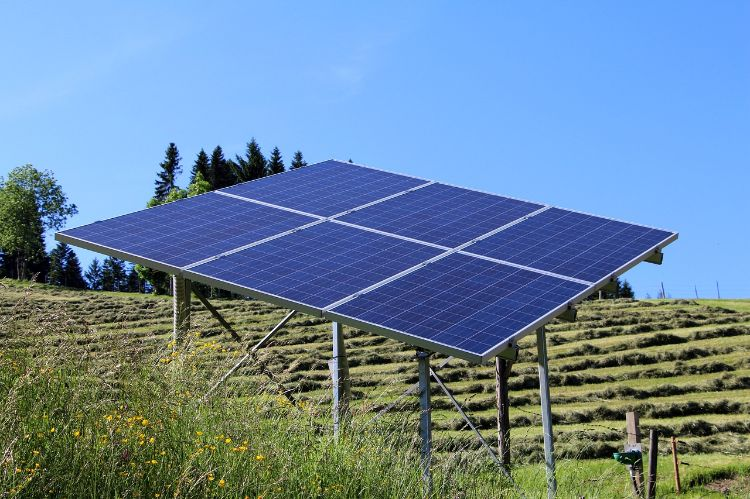
#> input picture cache/solar.png, 750 x 499 px
$ python -i tilt_angle_estimator.py   (imports and definitions only)
#> lines starting #> are read from the running program, lines starting #| are printed output that depends on the picture; after the words box and inside, x2 and y2 are one past the last pixel; in counts of white or black regions, pixels touching at a corner belong together
### src/config.py

import os
from pathlib import Path

def load_env_file():
    """Load .env file manually"""
    env_path = Path(__file__).parent.parent / '.env'
    if env_path.exists():
        with open(env_path, 'r') as f:
            for line in f:
                line = line.strip()
                if line and not line.startswith('#') and '=' in line:
                    key, value = line.split('=', 1)
                    os.environ[key.strip()] = value.strip()

load_env_file()

BASE_DIR = Path(__file__).parent.parent
DATA_DIR = BASE_DIR / "Dataset"
MODEL_DIR = BASE_DIR / "models"
CACHE_DIR = BASE_DIR / "cache"
NOTEBOOK_DIR = BASE_DIR / "notebooks"

MODEL_DIR.mkdir(exist_ok=True)
CACHE_DIR.mkdir(exist_ok=True)

OPENWEATHER_API_KEY = os.getenv("OPENWEATHER_API_KEY", "")
OPENWEATHER_BASE_URL = "https://api.openweathermap.org/data/2.5"

API_RATE_LIMIT = 60
CACHE_EXPIRY_MINUTES = 30

MODEL_CONFIG = {
    "random_forest": {
        "n_estimators": 200,  # Increased from 100
        "max_depth": 20,  # Increased from 15
        "n_jobs": -1,  # Use all CPU cores
        "random_state": 42
    },
    "xgboost": {
        "n_estimators": 500,  # Increased for better performance
        "max_depth": 10,
        "learning_rate": 0.05,
        "tree_method": "gpu_hist",  # GPU acceleration
        "gpu_id": 0,
        "random_state": 42
    },
    "lstm": {
        "sequence_length": 24,
        "lstm_units": [128, 64],  # Increased from [64, 32]
        "dropout": 0.2,
        "batch_size": 128,  # Increased from 32
        "epochs": 100,  # Increased from 50
        "early_stopping_patience": 15,
        "use_gpu": True
    },
    "prophet": {
        "changepoint_prior_scale": 0.05,
        "seasonality_prior_scale": 10,
        "daily_seasonality": True,
        "weekly_seasonality": True,
        "yearly_seasonality": True
    }
}

DATA_CONFIG = {
    "train_ratio": 0.70,
    "val_ratio": 0.15,
    "test_ratio": 0.15,
    "interpolation_method": "linear",
    "max_missing_ratio": 0.1  # Max 10% missing values allowed
}

FEATURE_CONFIG = {
    "lag_hours": [1, 3, 6, 24],
    "rolling_windows": [3, 6, 24],
    "time_features": ["hour", "day", "month", "season", "is_weekend"]
}

CV_CONFIG = {
    "canny_threshold1": 50,
    "canny_threshold2": 150,
    "min_angle": 0,
    "max_angle": 90,
    "default_angle_latitude_based": True
}

FORECAST_CONFIG = {
    "forecast_hours": 48,
    "confidence_level": 0.95,
    "clear_sky_efficiency_threshold": 0.85
}

UI_CONFIG = {
    "page_title": "Solar Energy Forecasting System",
    "page_icon": "☀️",
    "layout": "wide",
    "theme": {
        "primaryColor": "#1f77b4",
        "backgroundColor": "#ffffff",
        "secondaryBackgroundColor": "#f0f2f6"
    }
}

### src/tilt_angle_estimator.py

import cv2
import numpy as np
from pathlib import Path
from typing import Tuple, Optional
import warnings
# [1 line not run here, left out]

from config import CV_CONFIG


class TiltAngleEstimator:

    def __init__(self):
        self.canny_threshold1 = CV_CONFIG['canny_threshold1']
        self.canny_threshold2 = CV_CONFIG['canny_threshold2']
        self.min_angle = CV_CONFIG['min_angle']
        self.max_angle = CV_CONFIG['max_angle']

    def estimate_tilt_from_image(self, image_path: str) -> Tuple[float, float]:

        try:
            image = cv2.imread(str(image_path))
            if image is None:
                print(f"Error: Could not read image from {image_path}")
                return self._get_default_angle(), 0.0

            gray = cv2.cvtColor(image, cv2.COLOR_BGR2GRAY)

            blurred = cv2.GaussianBlur(gray, (5, 5), 0)

            edges = cv2.Canny(blurred, self.canny_threshold1, self.canny_threshold2)

            contours, _ = cv2.findContours(edges, cv2.RETR_EXTERNAL, cv2.CHAIN_APPROX_SIMPLE)

            if not contours:
                print("No contours found in image")
                return self._get_default_angle(), 0.0

            largest_contour = max(contours, key=cv2.contourArea)

            rect = cv2.minAreaRect(largest_contour)
            angle = rect[2]

            if angle < -45:
                angle = 90 + angle
            elif angle > 45:
                angle = angle - 90

            angle = abs(angle)
            angle = np.clip(angle, self.min_angle, self.max_angle)

            image_area = gray.shape[0] * gray.shape[1]
            contour_area = cv2.contourArea(largest_contour)
            confidence = min(contour_area / image_area * 2, 1.0)  # Scale to 0-1

            print(f"Estimated tilt angle: {angle:.1f}° (confidence: {confidence:.2f})")

            return float(angle), float(confidence)

        except Exception as e:
            print(f"Error estimating tilt angle: {e}")
            return self._get_default_angle(), 0.0

    def _get_default_angle(self, latitude: Optional[float] = None) -> float:

        if latitude is not None and CV_CONFIG['default_angle_latitude_based']:
            return abs(latitude)
        else:
            return 30.0

    def detect_panel_edges(self, image_path: str) -> Optional[np.ndarray]:

        try:
            image = cv2.imread(str(image_path))
            if image is None:
                return None

            gray = cv2.cvtColor(image, cv2.COLOR_BGR2GRAY)
            blurred = cv2.GaussianBlur(gray, (5, 5), 0)
            edges = cv2.Canny(blurred, self.canny_threshold1, self.canny_threshold2)

            return edges

        except Exception as e:
            print(f"Error detecting edges: {e}")
            return None

    def visualize_detection(self, image_path: str, output_path: Optional[str] = None) -> bool:

#> called with image_path = '../cache/solar.png'
        try:
            image = cv2.imread(str(image_path))
#> image is the input picture: shape (499, 750, 3); mean B, G, R 158.3, 134.7, 106.6
            if image is None:
                return False

            gray = cv2.cvtColor(image, cv2.COLOR_BGR2GRAY)
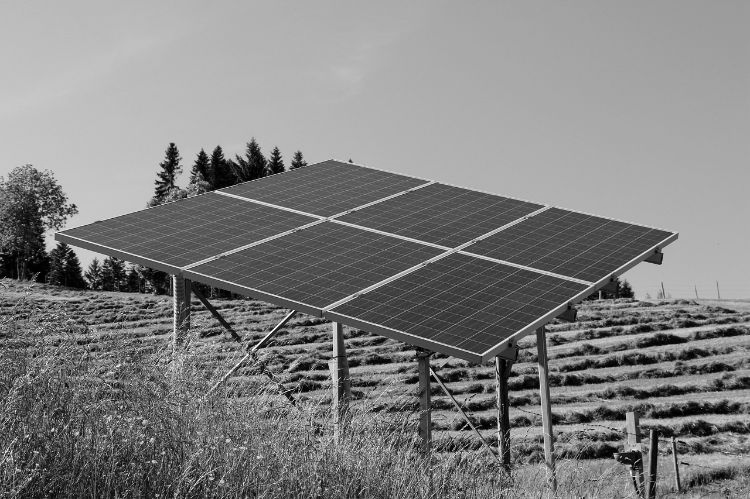
#> gray: shape (499, 750); min 0, max 255, mean 129
            blurred = cv2.GaussianBlur(gray, (5, 5), 0)
            edges = cv2.Canny(blurred, self.canny_threshold1, self.canny_threshold2)
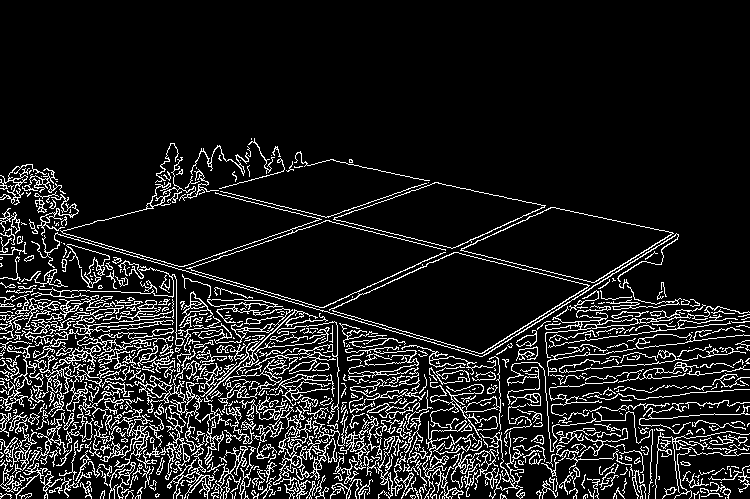
#> edges: shape (499, 750); 11.6% white in thin lines or dots, all inside (x1, y1, x2, y2) = (0, 138, 750, 499)

            contours, _ = cv2.findContours(edges, cv2.RETR_EXTERNAL, cv2.CHAIN_APPROX_SIMPLE)
#> contours = 655 contours, 526 with area under 20; largest, box (x1, y1, x2, y2) and area: (460, 207, 674, 283) 8454, (333, 182, 546, 249) 7129, (25, 299, 174, 499) 2723, (198, 299, 328, 402) 932, (430, 356, 501, 440) 684

            if contours:
                largest_contour = max(contours, key=cv2.contourArea)
#> largest_contour = contour of 249 points, box (x1, y1, x2, y2) (460, 207, 674, 283), area 8454
                cv2.drawContours(image, [largest_contour], -1, (0, 255, 0), 3)

                rect = cv2.minAreaRect(largest_contour)
#> rect = ((566.2, 243.1), (65.95, 204.9), -78.08)
                box = cv2.boxPoints(rect)
#> box = [[659.6, 296.5], [459.1, 254.2], [472.7, 189.6], [673.2, 231.9]]
                box = np.int0(box)
#> box = [[659, 296], [459, 254], [472, 189], [673, 231]]
                cv2.drawContours(image, [box], 0, (0, 0, 255), 2)
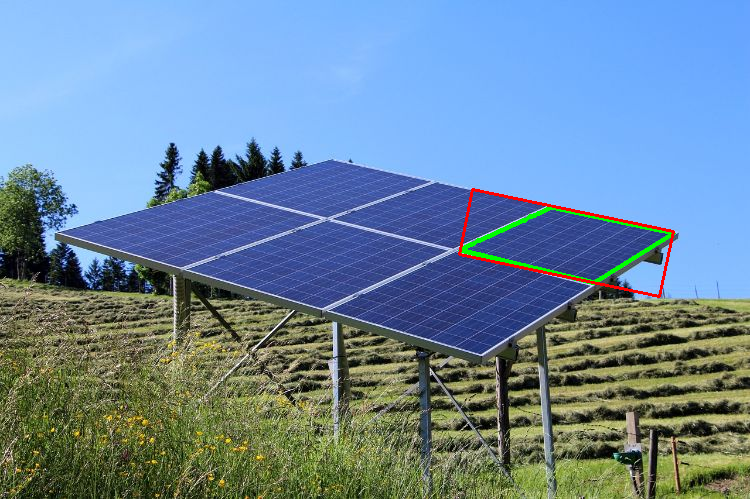
#> image: shape (499, 750, 3); mean B, G, R 156.7, 134.6, 106.8

                angle, confidence = self.estimate_tilt_from_image(image_path)
#> in estimate_tilt_from_image, `rect = cv2.minAreaRect(largest_contour)`: rect = ((566.2, 243.1), (65.95, 204.9), -78.08)
#> in estimate_tilt_from_image, `angle = rect[2]`: angle = -78.08
#> in estimate_tilt_from_image, `angle = 90 + angle`: angle = 11.92
#> in estimate_tilt_from_image, `contour_area = cv2.contourArea(largest_contour)`: contour_area = 8454.5
#> in estimate_tilt_from_image, `confidence = min(contour_area / image_area * 2, 1.0)`: confidence = 0.0452
#| Estimated tilt angle: 11.9° (confidence: 0.05)
#> angle = 11.92; confidence = 0.0452
                text = f"Angle: {angle:.1f}° (Conf: {confidence:.2f})"
#> text = 'Angle: 11.9° (Conf: 0.05)'
                cv2.putText(image, text, (10, 30), cv2.FONT_HERSHEY_SIMPLEX,
                           1, (255, 255, 255), 2)

            if output_path:
                cv2.imwrite(output_path, image)
                print(f"Visualization saved to {output_path}")
            else:
                cv2.imshow('Tilt Angle Detection', image)
                cv2.waitKey(0)
                cv2.destroyAllWindows()

            return True

        except Exception as e:
            print(f"Error creating visualization: {e}")
            return False


# [9 lines not run here, left out]

>>> result = TiltAngleEstimator().visualize_detection('../cache/solar.png')
